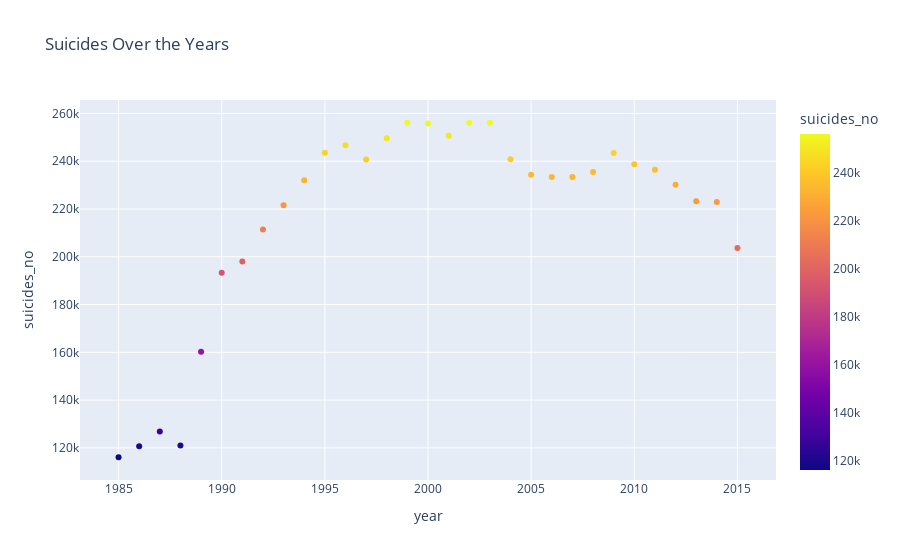

Notebook code cell kept with this figure:
### Code cell
px.scatter(year , x = 'year' , y = 'suicides_no' , color = 'suicides_no' , title = 'Suicides Over the Years')

### Figure 1 — Plotly figure (JSON) as saved in the notebook; plotly's stock layout.template omitted (floating-point values rounded to 4 significant figures)
{"data": [{"hovertemplate": "year=%{x}<br>suicides_no=%{marker.color}<extra></extra>", "legendgroup": "", "marker": {"color": [256119, 256095, 256079, 255832, 250652, 249591, 246725, 243544, 243487, 240861, 240745, 238702, 236484, 235447, 234375, 233408, 233361, 232063, 230160, 223199, 222984, 221565, 211473, 203640, 198020, 193361, 160244, 126842, 121026, 120670, 116063], "coloraxis": "coloraxis", "symbol": "circle"}, "mode": "markers", "name": "", "orientation": "v", "showlegend": false, "type": "scatter", "x": [1999, 2002, 2003, 2000, 2001, 1998, 1996, 1995, 2009, 2004, 1997, 2010, 2011, 2008, 2005, 2007, 2006, 1994, 2012, 2013, 2014, 1993, 1992, 2015, 1991, 1990, 1989, 1987, 1988, 1986, 1985], "xaxis": "x", "y": [256119, 256095, 256079, 255832, 250652, 249591, 246725, 243544, 243487, 240861, 240745, 238702, 236484, 235447, 234375, 233408, 233361, 232063, 230160, 223199, 222984, 221565, 211473, 203640, 198020, 193361, 160244, 126842, 121026, 120670, 116063], "yaxis": "y"}], "layout": {"coloraxis": {"colorbar": {"title": {"text": "suicides_no"}}, "colorscale": [[0, "#0d0887"], [0.1111, "#46039f"], [0.2222, "#7201a8"], [0.3333, "#9c179e"], [0.4444, "#bd3786"], [0.5556, "#d8576b"], [0.6667, "#ed7953"], [0.7778, "#fb9f3a"], [0.8889, "#fdca26"], [1, "#f0f921"]]}, "legend": {"tracegroupgap": 0}, "title": {"text": "Suicides Over the Years"}, "xaxis": {"anchor": "y", "domain": [0, 1], "title": {"text": "year"}}, "yaxis": {"anchor": "x", "domain": [0, 1], "title": {"text": "suicides_no"}}}}
